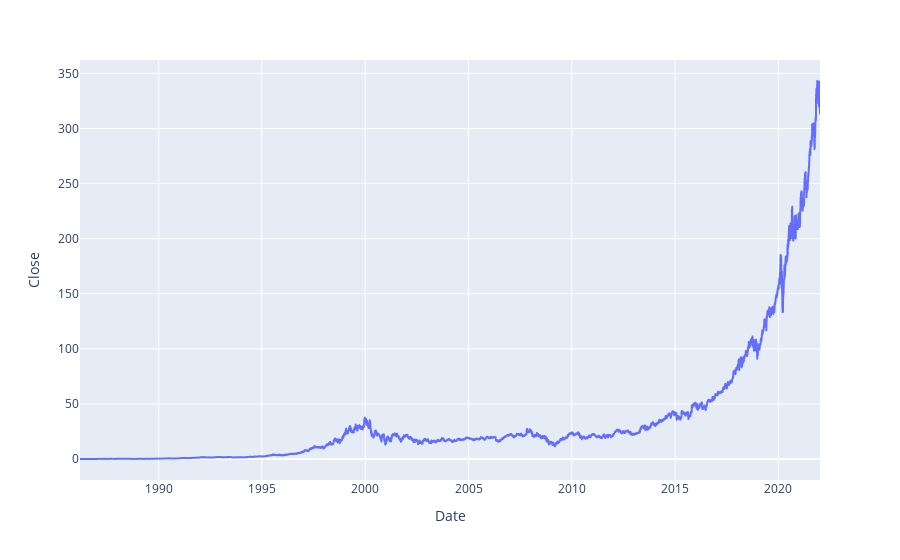

Write notebook code for a chart like this one.
### Code cell
fig = px.line(df, x=df.index, y="Close")
fig.show()

### Figure 1 — Plotly figure (JSON) as saved in the notebook; plotly's stock layout.template omitted (floating-point values rounded to 4 significant figures; data arrays with more than 128 entries replaced by an {"elided": "..."} marker saying what was removed)
{"data": [{"hovertemplate": "Date=%{x}<br>Close=%{y}<extra></extra>", "legendgroup": "", "line": {"color": "#636efa", "dash": "solid"}, "marker": {"symbol": "circle"}, "mode": "lines", "name": "", "showlegend": false, "type": "scattergl", "x": {"elided": "9030 str values"}, "xaxis": "x", "y": {"elided": "9030 float values"}, "yaxis": "y"}], "layout": {"legend": {"tracegroupgap": 0}, "margin": {"t": 60}, "xaxis": {"anchor": "y", "domain": [0, 1], "title": {"text": "Date"}}, "yaxis": {"anchor": "x", "domain": [0, 1], "title": {"text": "Close"}}}}
